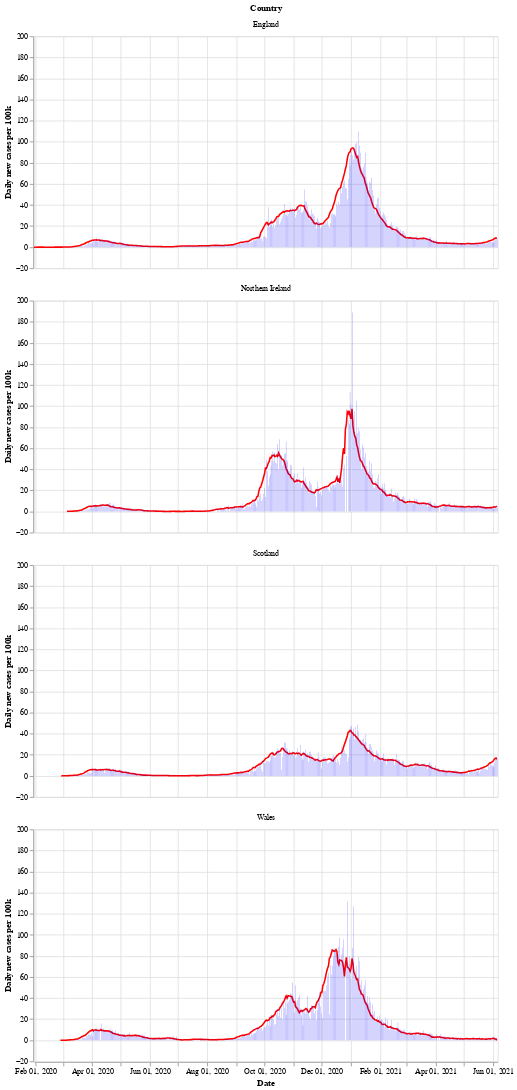

This figure's notebook cell:
### Markdown cell above
Next is a bar chart of the number of new cases in each country (per 100k population), with the 7 day moving average of cases. Again we see that Wales saw a longer period of raising and falling cases compared to the other countries.

After a period of cases falling, each nation is now seeing a rise in the number of cases - especially in Wales.

### Code cell
# collapse
bars = alt.Chart(uk_cases).mark_bar().encode(
    x=alt.X("yearmonthdate(date):T", axis=alt.Axis(title='Date')),
    y=alt.Y("newCasesRate:Q", axis=alt.Axis(title='Daily new cases per 100k')),
    tooltip='newCasesRate',
    color=alt.condition(
        alt.datum.dailyChange > 0,
        alt.value("orange"),  # The positive color
        alt.value("blue")  # The negative color
    )
).properties(title='New cases per 100k population with rolling 7 day average', width=600).interactive()
line = alt.Chart(uk_cases).mark_line(
    color='red',
    size=2,
).transform_window(
    rolling_mean='mean(newCasesRate)',
    frame=[0, 7],
    groupby=['areaName']
).encode(
    x='yearmonthdate(date):T',
    y='rolling_mean:Q'
)
alt.layer(line, bars, data=uk_cases).facet(alt.Row('areaName', title='Country'), columns=1)

### Figure 1 — Vega-Lite specification as saved in the notebook (floating-point values rounded to 4 significant figures; data arrays with more than 128 entries replaced by an {"elided": "..."} marker saying what was removed)
{"config": {"view": {"continuousWidth": 400, "continuousHeight": 300}}, "data": {"name": "data-fe23e0cd849bad9a89c485b16e52e2b4"}, "facet": {"type": "nominal", "field": "areaName", "title": "Country"}, "spec": {"layer": [{"mark": {"type": "line", "color": "red", "size": 2}, "encoding": {"x": {"type": "temporal", "field": "date", "timeUnit": "yearmonthdate"}, "y": {"type": "quantitative", "field": "rolling_mean"}}, "transform": [{"window": [{"op": "mean", "field": "newCasesRate", "as": "rolling_mean"}], "frame": [0, 7], "groupby": ["areaName"]}]}, {"mark": "bar", "encoding": {"color": {"condition": {"value": "orange", "test": "(datum.dailyChange > 0)"}, "value": "blue"}, "tooltip": {"type": "quantitative", "field": "newCasesRate"}, "x": {"type": "temporal", "axis": {"title": "Date"}, "field": "date", "timeUnit": "yearmonthdate"}, "y": {"type": "quantitative", "axis": {"title": "Daily new cases per 100k"}, "field": "newCasesRate"}}, "selection": {"selector002": {"type": "interval", "bind": "scales", "encodings": ["x", "y"]}}, "title": "New cases per 100k population with rolling 7 day average", "width": 600}]}, "columns": 1, "$schema": "https://vega.github.io/schema/vega-lite/v4.8.1.json", "datasets": {"data-fe23e0cd849bad9a89c485b16e52e2b4": {"elided": "1880 records"}}}
